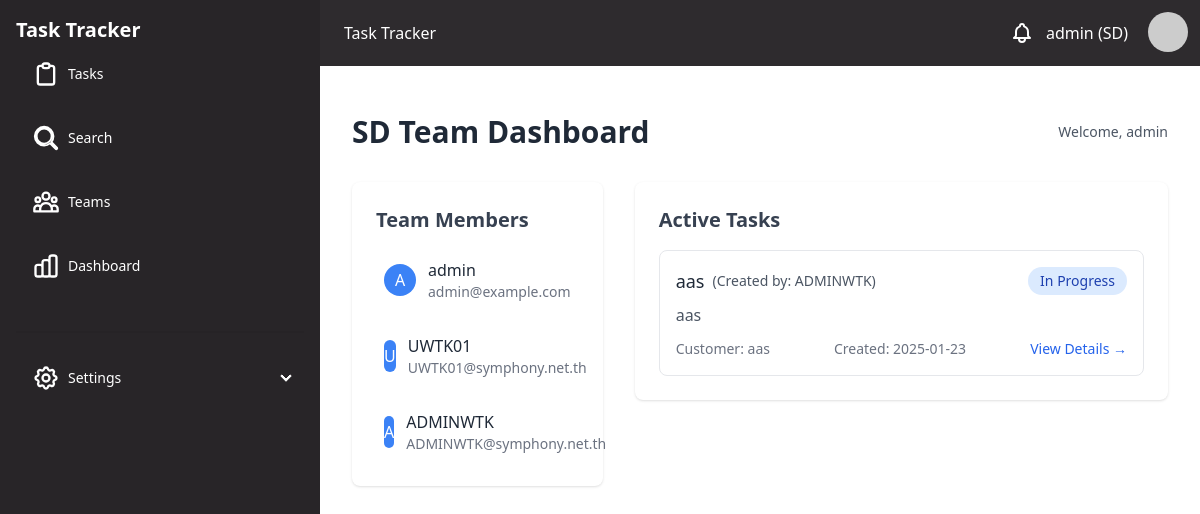
/team (signed in), run on the app's committed database.
### models.py (models this page shows)
class User(db.Model, UserMixin):
    id = db.Column(db.Integer, primary_key=True)
    username = db.Column(db.String(80), unique=True, nullable=False)
    password = db.Column(db.String(200), nullable=False)
    email = db.Column(db.String(120), unique=True, nullable=False)
    team_id = db.Column(db.Integer, db.ForeignKey('team.id'), nullable=False)
    is_admin = db.Column(db.Boolean, default=False)
    is_active = db.Column(db.Boolean, default=True, nullable=False)
    created_migrations = db.relationship('Migration', backref='creator', lazy=True,
                                      foreign_keys='Migration.created_by')
    assigned_migrations = db.relationship('Migration', backref='assignee', lazy=True,
                                       foreign_keys='Migration.assigned_to')

class Team(db.Model):
    id = db.Column(db.Integer, primary_key=True)
    name = db.Column(db.String(50), unique=True, nullable=False)  # SD, SA, NS
    users = db.relationship('User', backref='team', lazy=True)

class Migration(db.Model):
    id = db.Column(db.Integer, primary_key=True)
    title = db.Column(db.String(200), nullable=False)
    description = db.Column(db.Text, nullable=False)
    customer_name = db.Column(db.String(100), nullable=False)
    customer_contact = db.Column(db.String(200))
    status = db.Column(db.String(50), nullable=False, default='waiting')  # waiting, acknowledged, in_progress, completed
    created_at = db.Column(db.DateTime, nullable=False, default=datetime.utcnow)
    updated_at = db.Column(db.DateTime, onupdate=datetime.utcnow)
    created_by = db.Column(db.Integer, db.ForeignKey('user.id'), nullable=False)
    assigned_to = db.Column(db.Integer, db.ForeignKey('user.id'))
    acknowledged_at = db.Column(db.DateTime)
    completed_at = db.Column(db.DateTime)
    files = db.relationship('MigrationFile', backref='migration', lazy=True)
    scheduled_date = db.Column(db.DateTime, nullable=True)

### app.py (the view)
@app.route('/team')
@login_required
def team_page():
    if current_user.team.name == 'SA' or current_user.team.name == 'SD':
        team_members = User.query.filter_by(team_id=current_user.team_id).all()
        migrations = Migration.query.filter_by(status='in_progress').all()
        return render_template('task/team.html', team_members=team_members, migrations=migrations,User=User)
    else:
        flash('Access denied. Only SA team members can view this page.', 'error')
        return redirect(url_for('index'))

### app.py (called while the page is built)
@login_manager.user_loader
def load_user(user_id):
    return User.query.get(int(user_id))

### templates/task/team.html (shortened to what this page needs)
{% extends "base.html" %}
{% block content %}
<div class="container mx-auto px-4 py-8">
    <div class="flex justify-between items-center mb-8">
        <h1 class="text-3xl font-bold text-gray-800">
            {% if current_user.team.name == 'SA' %}
                SA Team Dashboard
            {% else %}
                SD Team Dashboard
            {% endif %}
        </h1>
        <div class="text-sm text-gray-600">
            Welcome, {{ current_user.username }}
        </div>
    </div>
    <div class="grid grid-cols-1 lg:grid-cols-3 gap-8">
        <div class="lg:col-span-1">
            <div class="bg-white rounded-lg shadow p-6">
                <h2 class="text-xl font-semibold mb-4 text-gray-700">Team Members</h2>
                <div class="space-y-4">
                    {% for member in team_members %}
                    {% if member.team_id == current_user.team_id %}
                    <div class="flex items-center space-x-3 p-2 hover:bg-gray-50 rounded">
                        <div class="w-8 h-8 bg-blue-500 rounded-full flex items-center justify-center">
                            <span class="text-white font-medium">{{ member.username[0].upper() }}</span>
                        </div>
                        <div>
                            <p class="font-medium text-gray-800">{{ member.username }}</p>
                            <p class="text-sm text-gray-500">{{ member.email }}</p>
                        </div>
                    </div>
                    {% endif %}
                    {% endfor %}
                </div>
            </div>
        </div>
        <div class="lg:col-span-2">
            <div class="bg-white rounded-lg shadow">
                <div class="p-6">
                    <h2 class="text-xl font-semibold mb-4 text-gray-700">Active Tasks</h2>
                    {% if migrations %}
                    <div class="space-y-4">
                        {% for migration in migrations %}
                        {% if migration.status not in ['rollback', 'completed'] %}
                            {% if (current_user.team.name == 'SA' ) or
                                  (current_user.team.name == 'SD' ) %}
                            <div class="border rounded-lg p-4 hover:shadow-md transition-shadow">
                                <div class="flex justify-between items-start mb-2">
                                    <div class="flex items-center space-x-2">
                                        <h3 class="text-lg font-medium text-gray-800">{{ migration.title }}</h3>
                                        {% if current_user.team.name == 'SD' %}
                                            <span class="text-sm text-gray-600">
                                                (Created by: {{ migration.creator.username }})
                                            </span>
                                        {% endif %}
                                    </div>
                                    <span class="px-3 py-1 rounded-full text-sm
                                        {% if migration.status == 'waiting' %}
                                            bg-yellow-100 text-yellow-800
                                        {% elif migration.status == 'in_progress' %}
                                            bg-blue-100 text-blue-800
                                        {% elif migration.status == 'acknowledged' %}
                                            bg-green-100 text-green-800
                                        {% endif %}">
                                        {{ migration.status.replace('_', ' ').title() }}
                                    </span>
                                </div>
                                <p class="text-gray-600 mb-3">{{ migration.description }}</p>
                                <div class="flex justify-between items-center text-sm text-gray-500">
                                    <div>
                                        Customer: {{ migration.customer_name }}
                                    </div>
                                    <div>
                                        Created: {{ migration.created_at.strftime('%Y-%m-%d') }}
                                    </div>
                                    <a href="{{ url_for('view_migration', id=migration.id) }}"
                                       class="text-blue-600 hover:text-blue-800">
                                        View Details →
                                    </a>
                                </div>
                            </div>
                            {% endif %}
                        {% endif %}
                        {% endfor %}
                    </div>
                    {% else %}
                    <div class="text-center py-8 text-gray-500">
                        <p>No active tasks at the moment.</p>
                    </div>
                    {% endif %}
                </div>
            </div>
        </div>
    </div>
</div>
{% endblock %}

### templates/base.html (shortened to what this page needs)
<!DOCTYPE html  >
<html lang="en">
<head>
    <link rel="stylesheet" href="{{ url_for('static', filename='css/output.css') }}">
</head>
<body>
<div class="drawer lg:drawer-open">
    <div class="drawer-content flex flex-col">
      <div class="w-full navbar bg-[#2e2b2e]">
        <div class="flex-1 px-2 mx-2 text-white">Task Tracker</div>
        <div class="flex-none">
<div class="flex-none">
  <div class="dropdown dropdown-end">
      <button class="btn btn-ghost btn-circle" onclick="toggleNotifications()">
          <div class="indicator">
          </div>
      </button>
  </div>
</div>
          <div class="flex items-center">
            <span class="text-white mr-4">{{ current_user.username }} ({{ current_user.team.name }})</span>
          </div>
          <div class="dropdown dropdown-end">
            <label tabindex="0" class="btn btn-ghost btn-circle avatar">
              <div class="w-10 rounded-full">
                <img src="https://ui-avatars.com/api/?name=User" />
              </div>
            </label>
          </div>
        </div>
      </div>
      <div class="p-4">
        {% block content %}
        {% endblock %}
      </div>
    </div>
    <div class="drawer-side">
      <ul class="menu p-4 w-80 h-full  bg-[#282528] text-base-content">
        <li class="mb-2 font-semibold text-xl text-white">Task Tracker</li>
        <li class="mb-[20px]">
          <a href="{{ url_for('index') }}" class="{% if request.endpoint == 'index' %}active{% endif %} text-white">
            <svg xmlns="http://www.w3.org/2000/svg" class="h-7 w-7" fill="none" viewBox="0 0 24 24" stroke="currentColor">
              <path stroke-linecap="round" stroke-linejoin="round" stroke-width="2" d="M9 5H7a2 2 0 00-2 2v12a2 2 0 002 2h10a2 2 0 002-2V7a2 2 0 00-2-2h-2M9 5a2 2 0 002 2h2a2 2 0 002-2M9 5a2 2 0 012-2h2a2 2 0 012 2" />
            </svg>
            Tasks
          </a>
        </li>
        <li class="mb-[20px]">
          <a href="{{ url_for('search') }}" class="{% if request.endpoint == 'search' %}active{% endif %} text-white">
            Search
          </a>
        </li>
        <li class="mb-[20px]">
          <a href="{{ url_for('team_page') }}" class="{% if request.endpoint == 'teams' %}active{% endif %} text-white">
            Teams
          </a>
        </li>
        <li class="mb-[20px]">
            <a href="{{ url_for('dashboard') }}" class="{% if request.endpoint == 'dashboard' %}active{% endif %} text-white">
                Dashboard
            </a>
        </li>
        <div class="divider"></div>
        {% if current_user.is_admin %}
        <li class="mb-[20px]">
            <details>
              <summary class="text-white">
                Settings
              </summary>
            </details>
          </li>
        {% endif %}
      </ul>
    </div>
  </div>
</body>
</html>

### data on the page
User: username "admin", username "A", email "admin@example.com"
Team: team.name "SD"
User: username "U", username "UWTK01", email "UWTK01@symphony.net.th"
User: username "A", username "ADMINWTK", email "ADMINWTK@symphony.net.th"
Migration: title "aas", creator.username "ADMINWTK", status.replace "In Progress", description "aas", customer_name "aas", created_at "2025-01-23"
